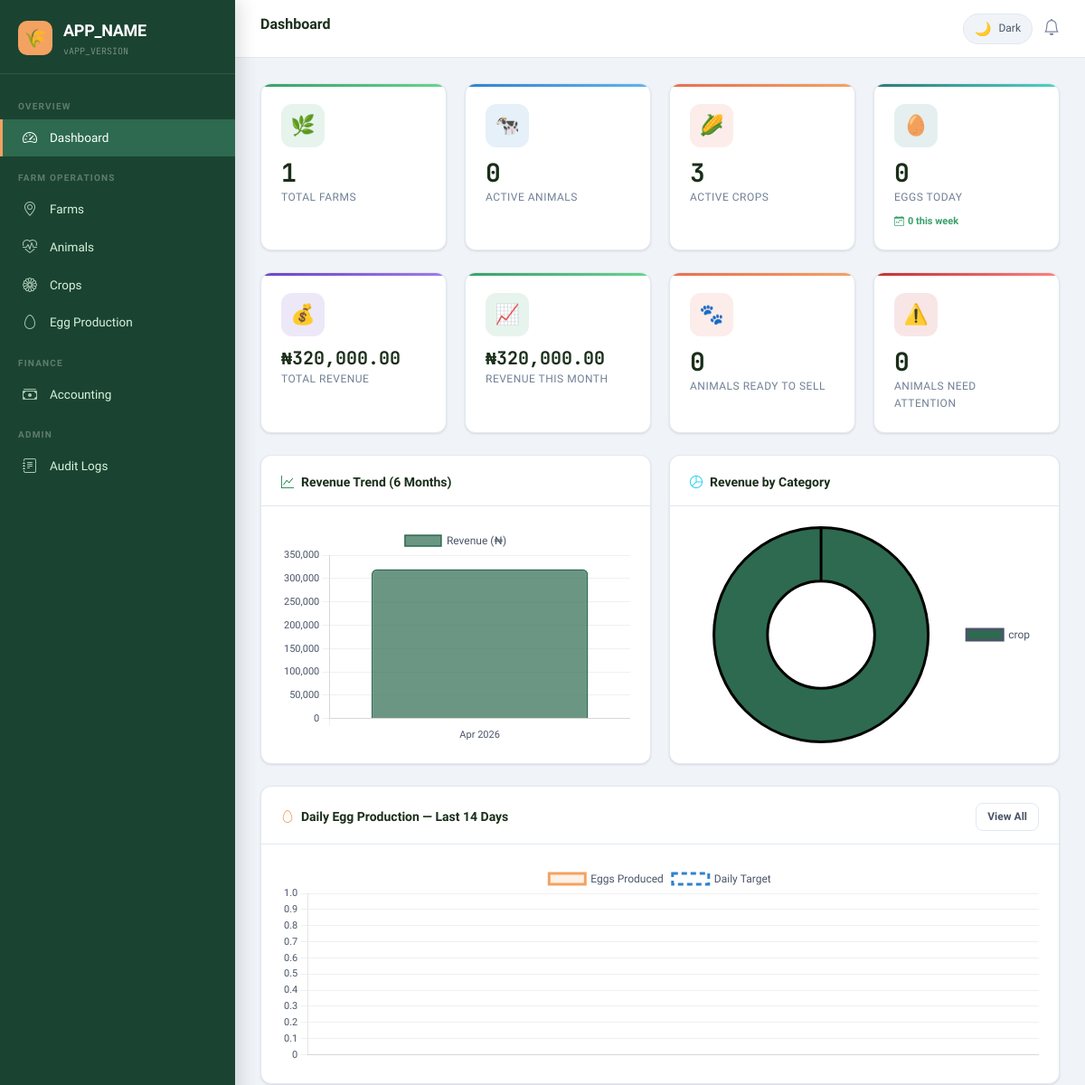
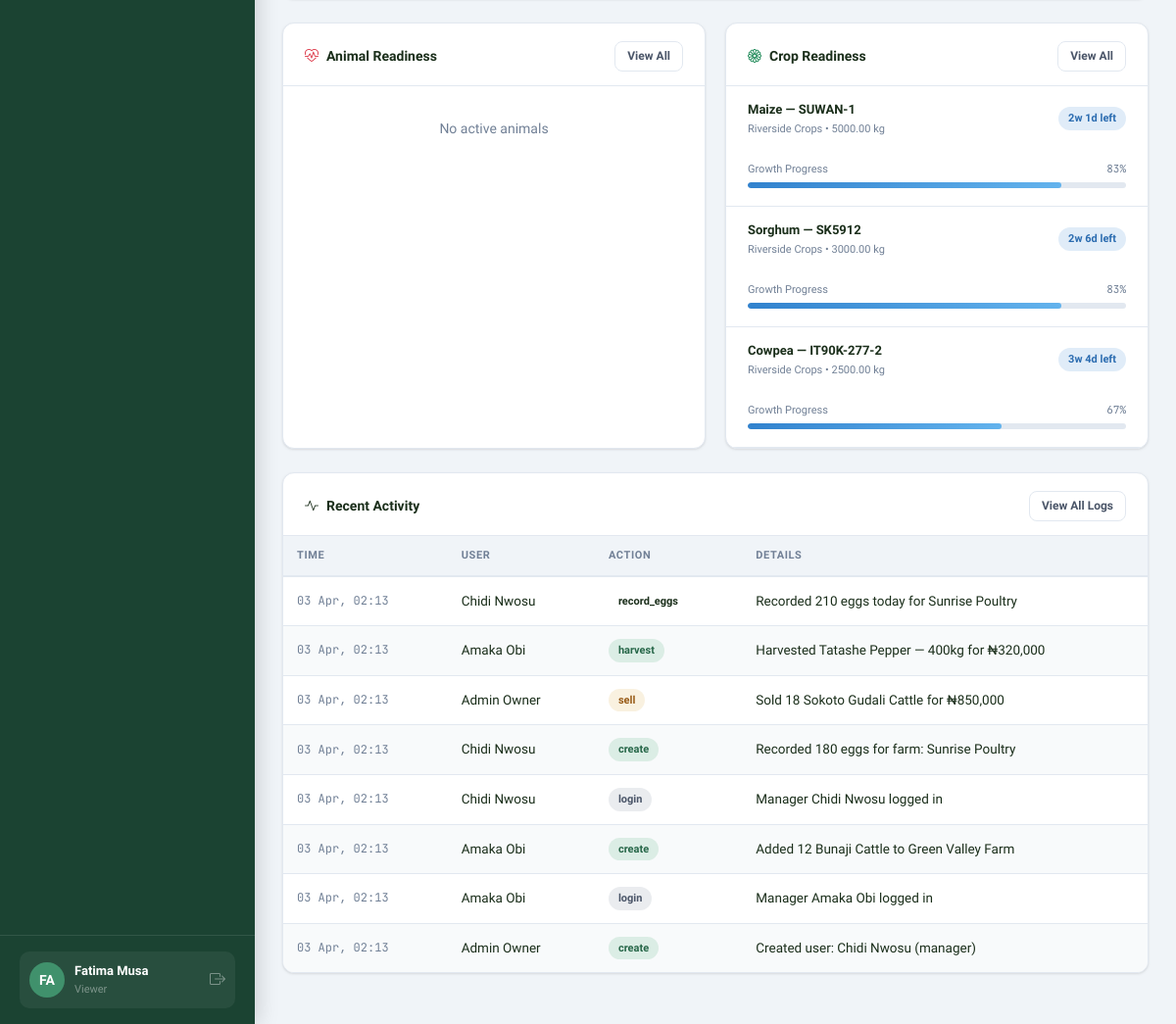
Page /dashboard.php (signed in) on the committed database (2 pictures, top to bottom).
### tables this page shows
CREATE TABLE `crops` (
  `id`              INT UNSIGNED NOT NULL AUTO_INCREMENT,
  `farm_id`         INT UNSIGNED NOT NULL,
  `type`            VARCHAR(100) NOT NULL COMMENT 'e.g. Maize, Tomato, Cassava',
  `variety`         VARCHAR(100) DEFAULT NULL,
  `quantity`        DECIMAL(10,2) NOT NULL COMMENT 'In kg or units',
  `quantity_unit`   VARCHAR(20) NOT NULL DEFAULT 'kg',
  `planting_date`   DATE NOT NULL,
  `maturity_days`   SMALLINT UNSIGNED NOT NULL COMMENT 'Days from planting to harvest',
  `harvested`       TINYINT(1) NOT NULL DEFAULT 0,
  `harvested_date`  DATE DEFAULT NULL,
  `price_sold`      DECIMAL(12,2) DEFAULT NULL,
  `notes`           TEXT DEFAULT NULL,
  `created_at`      TIMESTAMP NOT NULL DEFAULT CURRENT_TIMESTAMP,
  `updated_at`      TIMESTAMP NOT NULL DEFAULT CURRENT_TIMESTAMP ON UPDATE CURRENT_TIMESTAMP,
  PRIMARY KEY (`id`),
  INDEX `idx_crops_farm` (`farm_id`),
  INDEX `idx_crops_harvested` (`harvested`),
  INDEX `idx_crops_planting` (`planting_date`),
  CONSTRAINT `fk_crops_farm` FOREIGN KEY (`farm_id`) REFERENCES `farms` (`id`) ON DELETE CASCADE
);

CREATE TABLE `farms` (
  `id`         INT UNSIGNED NOT NULL AUTO_INCREMENT,
  `name`       VARCHAR(150) NOT NULL,
  `state`      VARCHAR(100) NOT NULL,
  `city`       VARCHAR(100) NOT NULL,
  `type`       ENUM('crop','livestock','mixed','poultry','aquaculture','orchard') NOT NULL DEFAULT 'mixed',
  `size`       DECIMAL(10,2) NOT NULL COMMENT 'Size in hectares',
  `created_at` TIMESTAMP NOT NULL DEFAULT CURRENT_TIMESTAMP,
  `updated_at` TIMESTAMP NOT NULL DEFAULT CURRENT_TIMESTAMP ON UPDATE CURRENT_TIMESTAMP,
  PRIMARY KEY (`id`),
  INDEX `idx_farms_state` (`state`),
  INDEX `idx_farms_type` (`type`)
);

CREATE TABLE `logs` (
  `id`          BIGINT UNSIGNED NOT NULL AUTO_INCREMENT,
  `user_id`     INT UNSIGNED DEFAULT NULL,
  `action_type` ENUM('create','update','delete','login','logout','sell','harvest','record_eggs','email_sent') NOT NULL,
  `entity_type` VARCHAR(50) DEFAULT NULL COMMENT 'farms|animals|crops|egg_production|sales|users',
  `entity_id`   INT UNSIGNED DEFAULT NULL,
  `description` TEXT NOT NULL,
  `ip_address`  VARCHAR(45) DEFAULT NULL,
  `timestamp`   TIMESTAMP NOT NULL DEFAULT CURRENT_TIMESTAMP,
  PRIMARY KEY (`id`),
  INDEX `idx_logs_user` (`user_id`),
  INDEX `idx_logs_action` (`action_type`),
  INDEX `idx_logs_entity` (`entity_type`, `entity_id`),
  INDEX `idx_logs_time` (`timestamp`),
  CONSTRAINT `fk_logs_user` FOREIGN KEY (`user_id`) REFERENCES `users` (`id`) ON DELETE SET NULL
);

CREATE TABLE `users` (
  `id`                    INT UNSIGNED NOT NULL AUTO_INCREMENT,
  `name`                  VARCHAR(150) NOT NULL,
  `email`                 VARCHAR(255) NOT NULL,
  `password`              VARCHAR(255) NOT NULL COMMENT 'Bcrypt hashed',
  `role`                  ENUM('owner','manager','viewer') NOT NULL DEFAULT 'viewer',
  `farm_id`               INT UNSIGNED DEFAULT NULL COMMENT 'Primary farm assignment (NULL = all farms for owner)',
  `email_notifications`   TINYINT(1) NOT NULL DEFAULT 1,
  `theme_preference`      ENUM('light','dark') NOT NULL DEFAULT 'light',
  `last_login`            TIMESTAMP NULL DEFAULT NULL,
  `created_at`            TIMESTAMP NOT NULL DEFAULT CURRENT_TIMESTAMP,
  `updated_at`            TIMESTAMP NOT NULL DEFAULT CURRENT_TIMESTAMP ON UPDATE CURRENT_TIMESTAMP,
  PRIMARY KEY (`id`),
  UNIQUE KEY `uq_users_email` (`email`),
  INDEX `idx_users_role` (`role`),
  INDEX `idx_users_farm` (`farm_id`),
  CONSTRAINT `fk_users_farm` FOREIGN KEY (`farm_id`) REFERENCES `farms` (`id`) ON DELETE SET NULL
);

### dashboard.php (the view, shortened to what the rows shown need)
<?php
require_once __DIR__ . '/core/db.php';
require_once __DIR__ . '/core/auth.php';
require_once __DIR__ . '/core/rbac_logger_helpers.php';
$farmScope = RBAC::farmScope();
$farmWhere = $farmScope ? "AND farm_id = $farmScope" : '';
$revenueChart = DB::rows("
    SELECT DATE_FORMAT(sale_date, '%b %Y') AS month_label,
           MONTH(sale_date) AS month_num,
           YEAR(sale_date) AS year_num,
           COALESCE(SUM(total_amount),0) AS total
    FROM sales
    WHERE sale_date >= DATE_SUB(CURDATE(), INTERVAL 6 MONTH)
    " . ($farmScope ? "AND farm_id = $farmScope" : "") . "
    GROUP BY year_num, month_num, month_label
    ORDER BY year_num, month_num
");
$revenueByType = DB::rows("
    SELECT entity_type, COALESCE(SUM(total_amount),0) AS total
    FROM sales
    " . ($farmScope ? "WHERE farm_id = $farmScope" : "") . "
    GROUP BY entity_type
");
$eggChart = DB::rows("
    SELECT DATE_FORMAT(date_produced, '%d %b') AS day_label,
           COALESCE(SUM(quantity),0) AS total,
           COALESCE(AVG(daily_target),0) AS target
    FROM egg_production
    WHERE date_produced >= DATE_SUB(CURDATE(), INTERVAL 14 DAY)
    $farmWhere
    GROUP BY date_produced
    ORDER BY date_produced
");
$cropReadiness = DB::rows("
    SELECT c.id, c.type, c.variety, c.quantity, c.quantity_unit, c.planting_date, c.maturity_days, f.name AS farm_name
    FROM crops c
    JOIN farms f ON f.id = c.farm_id
    WHERE c.harvested = 0
    " . ($farmScope ? "AND c.farm_id = $farmScope" : "") . "
    ORDER BY DATEDIFF(DATE_ADD(c.planting_date, INTERVAL c.maturity_days DAY), CURDATE())
    LIMIT 6
");
$recentLogs = DB::rows("
    SELECT l.*, u.name AS user_name
    FROM logs l
    LEFT JOIN users u ON u.id = l.user_id
    ORDER BY l.timestamp DESC
    LIMIT 8
");
include __DIR__ . '/templates/header.php';
?>
<div class="grid-2 mb-24">
  <div class="ff-card">
    <div class="ff-card-body" style="padding:0;">
      <?php foreach ($cropReadiness as $crop):
        $pct  = readiness_pct($crop['planting_date'], $crop['maturity_days']);
        $days = days_left($crop['planting_date'], $crop['maturity_days']);
        $cls  = readiness_class($days);
        $label = $days <= 0 ? '✅ Ready to Harvest' : ($days <= 14 ? "⚡ {$days}d left" : "📅 " . ceil($days/7) . "w left");
      ?>
      <div style="padding:14px 22px; border-bottom:1px solid var(--border-color);"
           data-start-date="<?= e($crop['planting_date']) ?>"
           data-maturity-days="<?= (int)$crop['maturity_days'] ?>">
        <div class="d-flex align-center gap-12 mb-4">
          <div style="flex:1;">
            <div style="font-size:13px;font-weight:600;"><?= e($crop['type']) ?><?= $crop['variety'] ? ' — ' . e($crop['variety']) : '' ?></div>
            <div style="font-size:11px;color:var(--text-muted);"><?= e($crop['farm_name']) ?> &bull; <?= e($crop['quantity']) ?> <?= e($crop['quantity_unit']) ?></div>
          </div>
          <span class="ff-badge ff-badge-<?= $cls ?> readiness-badge"><?= $label ?></span>
        </div>
        <div class="ff-progress-wrap">
          <div class="ff-progress-label">
            <span>Growth Progress</span>
            <span class="text-mono"><?= $pct ?>%</span>
          </div>
          <div class="ff-progress">
            <div class="ff-progress-bar <?= $cls ?>" style="width:<?= $pct ?>%"></div>
          </div>
        </div>
      </div>
      <?php endforeach; ?>
    </div>
  </div>
</div>
<div class="ff-card mb-24">
  <div class="table-responsive">
    <table class="ff-table">
      <thead>
        <tr>
          <th>Time</th>
          <th>User</th>
          <th>Action</th>
          <th>Details</th>
        </tr>
      </thead>
      <tbody>
        <?php foreach ($recentLogs as $log):
          $actionColors = [
            'create' => 'success', 'update' => 'info', 'delete' => 'danger',
            'login' => 'secondary', 'sell' => 'warning', 'harvest' => 'success',
            'record_eggs' => 'teal', 'logout' => 'secondary',
          ];
          $ac = $actionColors[$log['action_type']] ?? 'secondary';
        ?>
        <tr>
          <td class="text-mono" style="font-size:12px;color:var(--text-muted);">
            <?= date('d M, H:i', strtotime($log['timestamp'])) ?>
          </td>
          <td><?= e($log['user_name'] ?? 'System') ?></td>
          <td><span class="ff-badge ff-badge-<?= $ac ?>"><?= e($log['action_type']) ?></span></td>
          <td style="max-width:300px;overflow:hidden;text-overflow:ellipsis;white-space:nowrap;">
            <?= e($log['description']) ?>
          </td>
        </tr>
        <?php endforeach; ?>
      </tbody>
    </table>
  </div>
</div>
<?php
$revLabels = json_encode(array_column($revenueChart, 'month_label'));
$revData   = json_encode(array_column($revenueChart, 'total'));
$typeLabels= json_encode(array_column($revenueByType, 'entity_type'));
$typeData  = json_encode(array_column($revenueByType, 'total'));
$eggLabels = json_encode(array_column($eggChart, 'day_label'));
$eggData   = json_encode(array_column($eggChart, 'total'));
$eggTarget = json_encode(array_column($eggChart, 'target'));
?>
<script>
window.APP_URL = '<?= APP_URL ?>';
document.addEventListener('DOMContentLoaded', () => {
  const c = ChartDefaults.getColors();
  const opts = ChartDefaults.baseOptions;
  // Revenue Trend Bar Chart
  new Chart(document.getElementById('revenueChart'), {
    type: 'bar',
    data: {
      labels: <?= $revLabels ?>,
      datasets: [{
        label: 'Revenue (₦)',
        data: <?= $revData ?>,
        backgroundColor: 'rgba(45,106,79,.7)',
        borderColor: '#2d6a4f',
        borderWidth: 1.5,
        borderRadius: 6,
      }]
    },
    options: {
      ...opts(),
      plugins: {
        ...opts().plugins,
        tooltip: {
          ...opts().plugins.tooltip,
          callbacks: {
            label: ctx => '₦' + Number(ctx.raw).toLocaleString('en-NG'),
          }
        }
      }
    }
  });
  // Revenue by Type Doughnut
  new Chart(document.getElementById('revenueTypeChart'), {
    type: 'doughnut',
    data: {
      labels: <?= $typeLabels ?>,
      datasets: [{
        data: <?= $typeData ?>,
        backgroundColor: [c.brand, c.accent, c.blue, c.purple],
        borderColor: 'var(--bg-card)',
        borderWidth: 3,
        hoverOffset: 8,
      }]
    },
    options: {
      responsive: true,
      maintainAspectRatio: false,
      plugins: {
        legend: {
          position: 'right',
          labels: { color: c.text, font: { family: "'Sora', sans-serif", size: 12 }, padding: 16 }
        },
        tooltip: ChartDefaults.baseOptions().plugins.tooltip,
      },
    }
  });
  // Egg Production Line Chart
  new Chart(document.getElementById('eggChart'), {
    type: 'line',
    data: {
      labels: <?= $eggLabels ?>,
      datasets: [
        {
          label: 'Eggs Produced',
          data: <?= $eggData ?>,
          borderColor: '#f4a261',
          backgroundColor: 'rgba(244,162,97,.15)',
          fill: true,
          tension: 0.4,
          pointRadius: 4,
          pointBackgroundColor: '#f4a261',
        },
        {
          label: 'Daily Target',
          data: <?= $eggTarget ?>,
          borderColor: '#3182ce',
          backgroundColor: 'transparent',
          borderDash: [6, 4],
          pointRadius: 0,
          tension: 0,
        }
      ]
    },
    options: ChartDefaults.baseOptions(),
  });
});
</script>
<?php include __DIR__ . '/templates/footer.php'; ?>

### rows in the picture
crops: type "Maize", variety "SUWAN-1", farm.name "Riverside Crops", quantity "5000.00", quantity_unit "kg", pct "83"
crops: type "Sorghum", variety "SK5912", farm.name "Riverside Crops", quantity "3000.00", quantity_unit "kg", pct "83"
crops: type "Cowpea", variety "IT90K-277-2", farm.name "Riverside Crops", quantity "2500.00", quantity_unit "kg", pct "67"
logs: timestamp "03 Apr, 02:13", user.name "Chidi Nwosu", action_type "record_eggs", description "Recorded 210 eggs today for Sunrise Poultry"
logs: timestamp "03 Apr, 02:13", user.name "Amaka Obi", action_type "harvest", description "Harvested Tatashe Pepper — 400kg for ₦320,000"
logs: timestamp "03 Apr, 02:13", user.name "Admin Owner", action_type "sell", description "Sold 18 Sokoto Gudali Cattle for ₦850,000"
logs: timestamp "03 Apr, 02:13", user.name "Chidi Nwosu", action_type "create", description "Recorded 180 eggs for farm: Sunrise Poultry"
logs: timestamp "03 Apr, 02:13", user.name "Chidi Nwosu", action_type "login", description "Manager Chidi Nwosu logged in"
logs: timestamp "03 Apr, 02:13", user.name "Amaka Obi", action_type "create", description "Added 12 Bunaji Cattle to Green Valley Farm"
logs: timestamp "03 Apr, 02:13", user.name "Amaka Obi", action_type "login", description "Manager Amaka Obi logged in"
logs: timestamp "03 Apr, 02:13", user.name "Admin Owner", action_type "create", description "Created user: Chidi Nwosu (manager)"

### other values in the picture
APP_NAME "APP_NAME"
APP_VERSION "APP_VERSION"
$initials "FA"
$user['name'] "Fatima Musa"
$user['role'] "Viewer"
$pageTitle "Dashboard"
$totalFarms "1"
$totalAnimals "0"
$totalCrops "3"
$eggsToday "0"
$eggsThisWeek "0"
money($totalRevenue) "₦320,000.00"
money($revenueThisMonth) "₦320,000.00"
$readyAnimalsCount "0"
$attentionAnimals "0"
